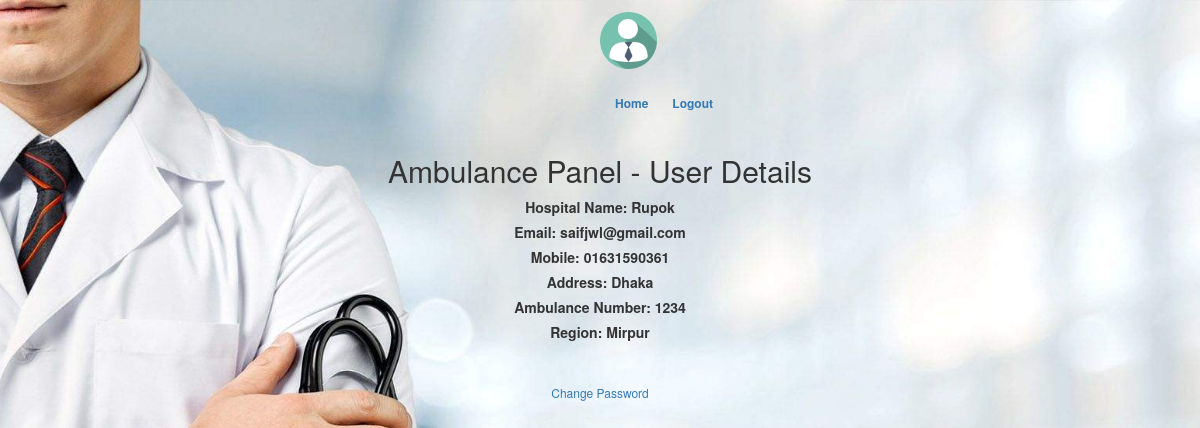
The app's page /Ambulprofile.php (signed in) with its own data.
### tables this page shows
CREATE TABLE `ambulsignup` (
  `Amid` int(11) NOT NULL,
  `HosName` varchar(40) NOT NULL,
  `Mail` varchar(40) NOT NULL,
  `AmMobile` varchar(14) NOT NULL,
  `Address` varchar(40) NOT NULL,
  `AmNumber` varchar(10) NOT NULL,
  `AmRegion` varchar(40) NOT NULL
);

### Ambulprofile.php (the view, shortened to what this page needs)
<!DOCTYPE html>
 <html class="no-js">
<html lang="en-US">
<head>
	<link rel="stylesheet" type="text/css" href="css/font-awesome.min.css" media="all" />
	<link rel="stylesheet" type="text/css" href="css/normalize.css" media="all" />
	<link rel="stylesheet" type="text/css" href="css/bootstrap.css" media="all" />
	<link rel="stylesheet" type="text/css" href="style.css" media="all" />
</head>
<body class="login">
	<div class="header-area">
		<div class="header-top">
			<div class="container">
                <a href="#"><img src="img/client-1295901_960_720.png" style="max-height: 5%;max-width: 5%;margin-left: 50%;opacity:1.0;"></a>
				<div class="menu col-md-5" style="margin-left: 20%;margin-top: 2%">
					<ul class="list-unstyled list-inline pull-right">
						<li><a href="#">Home</a></li>
						<li><a href="index.php">Logout</a></li>
					</ul>
				</div>
			</div>
		</div>
	</div>
    <?php
                        $con=mysqli_connect("localhost","root","");
                        mysqli_select_db($con,'Health&Wellness');
                        $result = mysqli_query($con,"SELECT * FROM ambulsignup where HosName='".$_SESSION["uname"]."';") or die("Failed to Login".mysql_error());
                        $row = mysqli_fetch_array($result);
                        $HoName=$row["HosName"];
						$HoEmail=$row["Mail"];
                        $HoMobile=$row["AmMobile"];
                        $HoAdd=$row["Address"];
						$HoNumber=$row["AmNumber"];
                        $AmbRegion=$row["AmRegion"];
    ?>
	<div class="main-area">
		<div class="">
			<form class="col-md-6 col-sm-offset-3 text-center">
            <h2>Ambulance Panel - User Details</h2>
			  <div class="form-group center">
                  <label>Hospital Name: </label>
                  <?php echo "<label>".$HoName."</label>";
                  ?>
                  <br>
				  <label>Email: </label>
                  <?php echo "<label>".$HoEmail."</label>";
                  ?>
                  <br>
                  <label>Mobile: </label>
                  <?php echo "<label>".$HoMobile."</label>";
                  ?>
                  <br>
                  <label>Address: </label>
                  <?php echo "<label>".$HoAdd."</label>";
                  ?>
                  <br>
				  <label>Ambulance Number: </label>
                  <?php echo "<label>".$HoNumber."</label>";
                  ?>
                  <br>
                  <label>Region: </label>
                  <?php echo "<label>".$AmbRegion."</label>";
                  ?>
                  <br>
			  </div>
                <br>
                <a href="changepass.php">Change Password</a>
			  <br>
			</form>
			<br>
		</div>
	</div>
</body>
</html>

### style.css (style rules this page uses)
.header-top { padding: 1%; }
.menu { margin-left: 150px; }
.menu a { text-decoration: none; font-weight: bold; margin-left: 10px; }
.login { background: url(images/13.jpg) no-repeat center center fixed; -webkit-background-size: cover; -moz-background-size: cover; -o-background-size: cover; background-size: cover; }
.login a { font-size: 12px; line-height: 0; }

### records on screen
ambulsignup: HosName "Rupok", Mail "saifjwl@gmail.com", AmMobile "01631590361", Address "Dhaka", AmNumber "1234", AmRegion "Mirpur"
